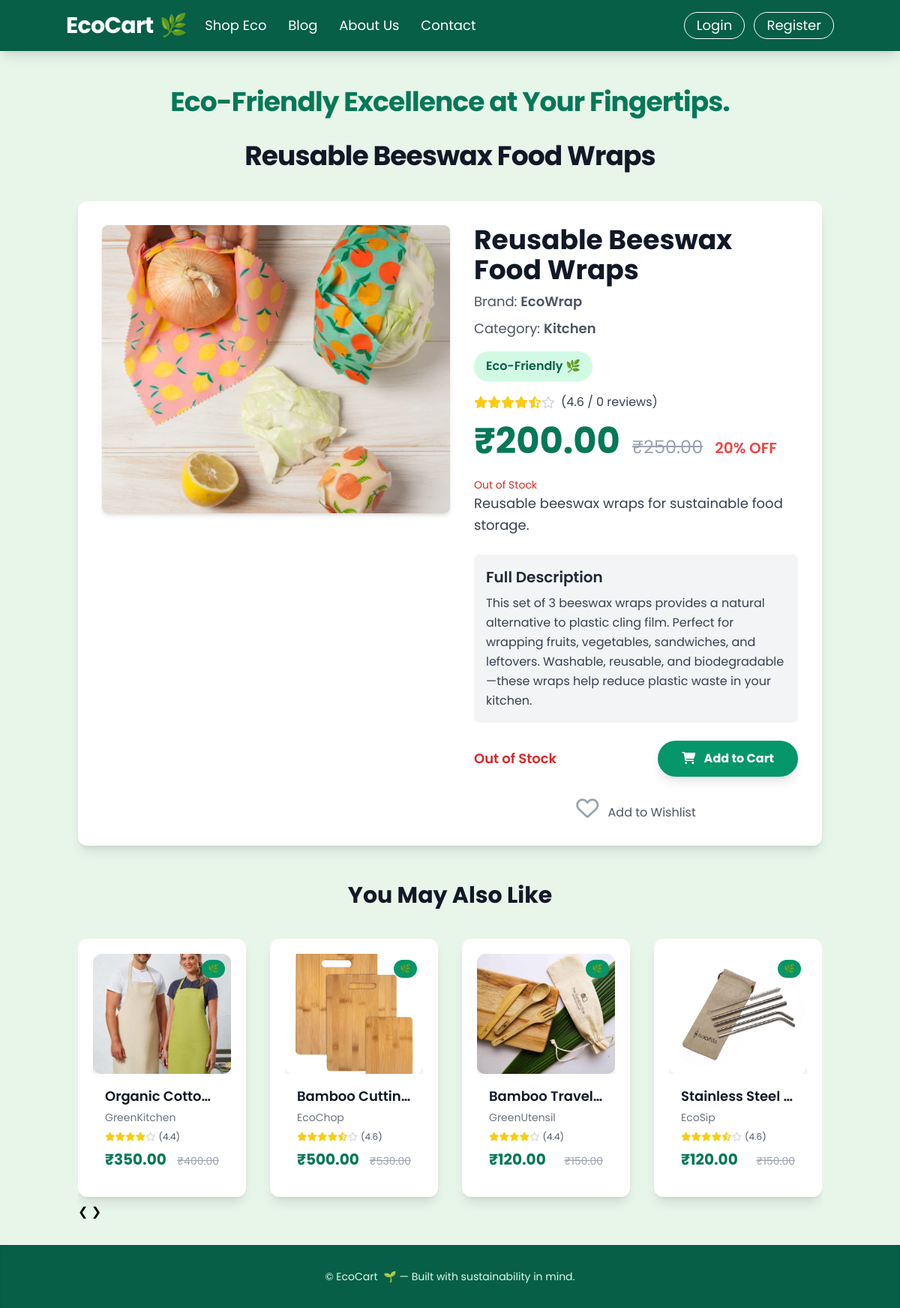
Screenshot of /products/16/ with the database file from the repository.
### products/models.py (models this page shows, shortened)
class Product(models.Model):
    name = models.CharField(max_length=255)
    brand = models.CharField(max_length=100, blank=True, null=True)
    category = models.ForeignKey(Category, on_delete=models.SET_NULL, null=True, related_name='products')
    image = models.ImageField(upload_to='products/', blank=True, null=True)
    price = models.DecimalField(max_digits=10, decimal_places=2)
    original_price = models.DecimalField(max_digits=10, decimal_places=2, blank=True, null=True)
    short_description = models.CharField(max_length=255)
    long_description = models.TextField(blank=True, null=True)
    rating = models.DecimalField(max_digits=2, decimal_places=1, default=0.0)
    review_count = models.PositiveIntegerField(default=0)
    is_eco_friendly = models.BooleanField(default=False)
    eco_impact_statement = models.TextField(blank=True, null=True, help_text="e.g., 'Saves 3kg of plastic'")
    stock = models.PositiveIntegerField(default=0)
    created_at = models.DateTimeField(auto_now_add=True)
    updated_at = models.DateTimeField(auto_now=True)
    class Meta:
        ordering = ['-created_at']
    @property
    def is_discounted(self):
        return self.original_price and self.price < self.original_price
    @property
    def discount_percentage(self):
        if self.is_discounted:
            return round(((self.original_price - self.price) / self.original_price) * 100)
        return 0
    @property
    def get_stars_full(self):
        return int(self.rating)
    @property
    def get_stars_half(self):
        return 1 if (self.rating - self.get_stars_full) >= 0.5 else 0
    @property
    def get_stars_empty(self):
        return 5 - self.get_stars_full - self.get_stars_half

class Category(models.Model):
    name = models.CharField(max_length=100, unique=True)
    slug = models.SlugField(max_length=100, unique=True, blank=True)
    class Meta:
        verbose_name_plural = "Categories"

### products/views.py (the view)
# urls.py: path('<int:pk>/', views.product_detail, name='detail'),  # Product detail view
def product_detail(request, pk):
    product = get_object_or_404(Product, pk=pk)
    related_products = Product.objects.filter(
        category=product.category
    ).exclude(pk=pk).order_by('?')[:4]
    context = {
        'product': product,
        'related_products': related_products,
        'pick_up_line': random.choice(PICK_UP_LINES),
    }
    return render(request, 'products/product_detail.html', context)

### products/templates/products/product_detail.html (shortened to what this page needs)
    {% load static %}
{% load products.products_filters %}
    <!DOCTYPE html>
    <html lang="en">
    <head>
        <script src="https://cdn.tailwindcss.com"></script>
        <link rel="stylesheet" href="https://cdnjs.cloudflare.com/ajax/libs/font-awesome/6.0.0-beta3/css/all.min.css">
        <link rel="stylesheet" href="{% static 'products/css/product.css' %}">
    </head>
    <body class="min-h-screen flex flex-col">
        <header id="main-navbar" class="bg-emerald-800 p-4 shadow-lg sticky top-0 z-40 transition-all duration-300 ease-in-out">
            <div class="container mx-auto flex items-center justify-between flex-wrap">
                <a href="{% url 'accounts:home' %}" class="flex items-center flex-shrink-0 text-white mr-6">
                    <span class="font-bold text-3xl tracking-tight text-white flex items-center">
                        EcoCart <span class="ml-2 text-green-300">🌿</span>
                    </span>
                </a>
                <div id="nav-content" class="w-full block flex-grow lg:flex lg:items-center lg:w-auto hidden">
                    <div class="text-lg lg:flex-grow">
                        <a href="{% url 'products:list' %}" class="block mt-4 lg:inline-block lg:mt-0 text-white hover:text-green-200 mr-6 transition duration-300 ease-in-out">
                            Shop Eco
                        </a>
                        <a href="{% url 'accounts:blog' %}" class="block mt-4 lg:inline-block lg:mt-0 text-white hover:text-green-200 mr-6 transition duration-300 ease-in-out">
                            Blog
                        </a>
                        <a href="{% url 'accounts:about_us' %}" class="block mt-4 lg:inline-block lg:mt-0 text-white hover:text-green-200 mr-6 transition duration-300 ease-in-out">
                            About Us
                        </a>
                        <a href="{% url 'accounts:contact' %}" class="block mt-4 lg:inline-block lg:mt-0 text-white hover:text-green-200 transition duration-300 ease-in-out">
                            Contact
                        </a>
                    </div>
                    <div>
                        {% if user.is_authenticated %}
                            <a href="{% url 'accounts:profile' %}" class="inline-block text-lg px-4 py-2 leading-none border border-white rounded-full text-white hover:bg-white hover:text-emerald-800 mt-4 lg:mt-0 transition duration-300 ease-in-out mr-2">
                                Welcome, {{ user.username }}
                            </a>
                            <a href="{% url 'accounts:logout' %}" class="inline-block text-lg px-4 py-2 leading-none border border-white rounded-full text-white hover:bg-white hover:text-emerald-800 mt-4 lg:mt-0 transition duration-300 ease-in-out">
                                Logout
                            </a>
                        {% else %}
                            <a href="{% url 'accounts:login' %}" class="inline-block text-lg px-4 py-2 leading-none border border-white rounded-full text-white hover:bg-white hover:text-emerald-800 mt-4 lg:mt-0 transition duration-300 ease-in-out mr-2">
                                Login
                            </a>
                            <a href="{% url 'accounts:register' %}" class="inline-block text-lg px-4 py-2 leading-none border border-white rounded-full text-white hover:bg-white hover:text-emerald-800 mt-4 lg:mt-0 transition duration-300 ease-in-out">
                                Register
                            </a>
                        {% endif %}
                    </div>
                </div>
            </div>
        </header>
        <main class="flex-grow container mx-auto px-4 py-8">
            <p class="text-3xl md:text-4xl font-bold text-center text-emerald-700 mb-8 mt-4 tracking-tight leading-snug">
                {{ pick_up_line }}
            </p>
            <h1 class="text-4xl font-bold text-center text-gray-900 mb-10 tracking-tight">{{ product.name }}</h1>
            <div class="bg-white rounded-xl shadow-lg p-8 mb-10 flex flex-col lg:flex-row items-start gap-8">
                <div class="w-full lg:w-1/2 flex-shrink-0">
                    <img src="{% if product.image %}{{ product.image.url }}{% else %}{% static 'products/images/placeholder.jpg' %}{% endif %}"
                         onerror="this.onerror=null; this.src='{% static 'products/images/placeholder.jpg' %}';"
                         alt="{{ product.name }}"
                         class="w-full h-96 object-cover rounded-lg shadow-md">
                </div>
                <div class="w-full lg:w-1/2">
                    <h2 class="text-4xl font-bold text-gray-900 mb-2">{{ product.name }}</h2>
                    {% if product.brand %}<p class="text-gray-600 text-lg mb-2">Brand: <span class="font-semibold">{{ product.brand }}</span></p>{% endif %}
                    {% if product.category %}<p class="text-gray-600 text-lg mb-4">Category: <span class="font-semibold">{{ product.category.name }}</span></p>{% endif %}
                    {% if product.is_eco_friendly %}
                        <div class="bg-emerald-100 text-emerald-800 text-md font-semibold px-4 py-2 rounded-full shadow-sm inline-flex items-center gap-2 tooltip-container mb-4">
                            Eco-Friendly 🌿
                        </div>
                    {% endif %}
                    <div class="flex items-center mb-4">
                        {% for _ in "x"|ljust:product.get_stars_full %}<i class="fas fa-star text-yellow-400 star-icon"></i>{% endfor %}
                        {% if product.get_stars_half %}<i class="fas fa-star-half-alt text-yellow-400 star-icon"></i>{% endif %}
                        {% for _ in "x"|ljust:product.get_stars_empty %}<i class="far fa-star text-gray-300 star-icon"></i>{% endfor %}
                        <span class="ml-2 text-gray-700 text-md">({{ product.rating|floatformat:1 }} / {{ product.review_count }} reviews)</span>
                    </div>
                    <div class="flex items-baseline mb-6">
                        <span class="text-5xl font-bold text-emerald-700">₹{{ product.price|floatformat:2 }}</span>
                        {% if product.is_discounted %}
                            <span class="text-gray-400 line-through text-2xl ml-4">₹{{ product.original_price|floatformat:2 }}</span>
                            <span class="ml-4 text-red-500 font-semibold text-xl">{{ product.discount_percentage }}% OFF</span>
                        {% endif %}
                    </div>
                    {% if product.in_stock > 0 %}
                        <p class="text-emerald-600 text-sm mt-3">In Stock: {{ product.in_stock }}</p>
                        {% if product.in_stock < 10 %}
                            <p class="text-orange-500 text-xs mt-1">Only {{ product.in_stock }} left!</p>
                        {% endif %}
                    {% else %}
                        <p class="text-red-600 text-sm mt-3">Out of Stock</p>
                    {% endif %}
                    <p class="text-gray-700 text-lg leading-relaxed mb-6">{{ product.short_description }}</p>
                    {% if product.long_description %}
                        <div class="bg-gray-100 p-4 rounded-lg mb-6">
                            <h3 class="text-xl font-semibold text-gray-800 mb-2">Full Description</h3>
                            <p class="text-gray-700 leading-relaxed">{{ product.long_description|linebreaksbr }}</p>
                        </div>
                    {% endif %}
                    <div class="flex items-center justify-between mb-6">
                        <div>
                            {% if product.in_stock > 0 %}
                                <p class="text-emerald-600 text-lg font-semibold">In Stock: {{ product.in_stock }}</p>
                                {% if product.in_stock < 10 %}<p class="text-orange-500 text-md">Only {{ product.in_stock }} left – Order Soon!</p>{% endif %}
                            {% else %}
                                <p class="text-red-600 text-lg font-semibold">Out of Stock</p>
                            {% endif %}
                        </div>
                        <button class="add-to-cart-btn bg-emerald-600 text-white font-bold py-3 px-8 rounded-full shadow-lg hover:bg-emerald-700 transition-all duration-300 ease-in-out transform hover:scale-105 active:scale-95"
                                data-product-id="{{ product.id }}" data-product-name="{{ product.name }}"
                                {% if product.in_stock == 0 %}disabled{% endif %}>
                            <i class="fas fa-shopping-cart mr-2"></i> Add to Cart
                        </button>
                    </div>
                    <div class="text-center">
                        <i class="far fa-heart text-3xl text-gray-400 hover:text-red-500 transition-colors duration-200 cursor-pointer wishlist-icon" data-product-id="{{ product.id }}"></i>
                        <span class="ml-2 text-gray-600">Add to Wishlist</span>
                    </div>
                </div>
            </div>
            {% if related_products %}
                <section class="mt-12">
                    <h2 class="text-3xl font-bold text-gray-900 text-center mb-8">You May Also Like</h2>
                    <div class="relative carousel-container">
                        <div id="related-products-track" class="carousel-track -mx-4">
                            {% for related_product in related_products %}
                                <div class="carousel-item px-4 py-2">
                                    <div class="product-card bg-white rounded-xl shadow-lg transform transition-all duration-300 ease-in-out hover:scale-105 hover:shadow-2xl overflow-hidden flex flex-col h-full">
                                        <a href="{% url 'products:detail' pk=related_product.id %}" class="block relative overflow-hidden w-full h-40 bg-gray-100 rounded-t-xl">
                                            <img src="{% if related_product.image %}{{ related_product.image.url }}{% else %}{% static 'products/images/placeholder.jpg' %}{% endif %}"
                                                 onerror="this.onerror=null; this.src='{% static 'products/images/placeholder.jpg' %}';"
                                                 alt="{{ related_product.name }}"
                                                 class="w-full h-full object-cover transition-transform duration-500 hover:scale-110">
                                            {% if related_product.is_eco_friendly %}
                                                <div class="absolute top-2 right-2 bg-emerald-600 text-white text-xs font-semibold px-2 py-1 rounded-full">🌿</div>
                                            {% endif %}
                                        </a>
                                        <div class="p-4 flex-grow flex flex-col justify-between">
                                            <div>
                                                <h3 class="text-lg font-semibold text-gray-900 mb-1 truncate">
                                                    <a href="{% url 'products:detail' pk=related_product.id %}" class="hover:text-emerald-700 transition-colors duration-200">{{ related_product.name }}</a>
                                                </h3>
                                                <p class="text-gray-500 text-sm mb-2">{{ related_product.brand }}</p>
                                                <div class="flex items-center text-sm mb-2">
                                                    {% for _ in "x"|ljust:related_product.get_stars_full %}<i class="fas fa-star text-yellow-400 text-xs"></i>{% endfor %}
                                                    {% if related_product.get_stars_half %}<i class="fas fa-star-half-alt text-yellow-400 text-xs"></i>{% endif %}
                                                    {% for _ in "x"|ljust:related_product.get_stars_empty %}<i class="far fa-star text-gray-300 text-xs"></i>{% endfor %}
                                                    <span class="ml-1 text-gray-600 text-xs">({{ related_product.rating|floatformat:1 }})</span>
                                                </div>
                                            </div>
                                            <div class="flex items-baseline justify-between mt-auto">
                                                <span class="text-xl font-bold text-emerald-700">₹{{ related_product.price|floatformat:2 }}</span>
                                                {% if related_product.is_discounted %}
                                                    <span class="text-gray-400 line-through text-sm ml-2">₹{{ related_product.original_price|floatformat:2 }}</span>
                                                {% endif %}
                                            </div>
                                        </div>
                                    </div>
                                </div>
                            {% endfor %}
                        </div>
                        <button class="carousel-button prev" onclick="scrollCarousel(-1)">&#10094;</button>
                        <button class="carousel-button next" onclick="scrollCarousel(1)">&#10095;</button>
                    </div>
                </section>
            {% endif %}
        </main>
        <footer class="bg-emerald-800 text-green-100 py-8 text-center shadow-inner mt-auto">
            <div class="container mx-auto px-4">
                <div class="text-sm">
                    &copy; {{ "now"|date:"Y" }} EcoCart <span class="ml-1">🌱</span> — Built with sustainability in mind.
                </div>
            </div>
        </footer>
    </body>
</html>

### rows the page displays
Product: name "Reusable Beeswax Food Wraps", image (picture), brand "EcoWrap", category.name "Kitchen", rating "4.6", review_count "0", price "200.00", original_price "250.00", discount_percentage "20", short_description "Reusable beeswax wraps for sustainable food storage.", long_description "This set of 3 beeswax wraps provides a natural alternative to plastic cling film. Perfect for wrapping fruits, vegetables, sandwiches, and leftovers. Washable, reusable, and biodegradable—these wraps help reduce plastic waste in your kitchen."
Product: image (picture), name "Organic Cotto…", brand "GreenKitchen", rating "4.4", price "350.00", original_price "400.00"
Product: image (picture), name "Bamboo Cuttin…", brand "EcoChop", rating "4.6", price "500.00", original_price "530.00"
Product: image (picture), name "Bamboo Travel…", brand "GreenUtensil", rating "4.4", price "120.00", original_price "150.00"
Product: image (picture), name "Stainless Steel…", brand "EcoSip", rating "4.6", price "120.00", original_price "150.00"
